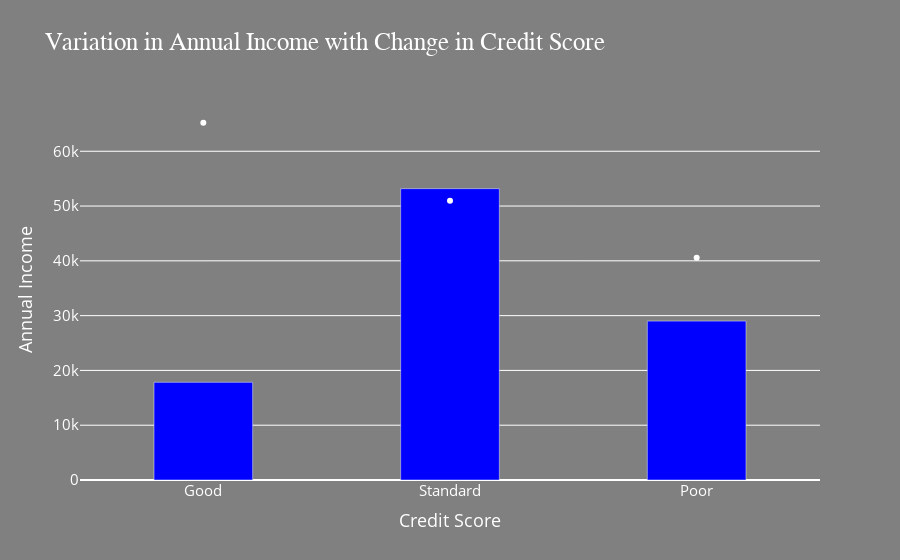

The cell this chart's notebook holds for it:
### Code cell
credit = {
    'Good' : credit_good.Annual_Income.mean(),
    'Standard' : credit_std.Annual_Income.mean(),
    'Poor' : credit_poor.Annual_Income.mean()
}

count = {
    'Good' : credit_good.Annual_Income.count(),
    'Standard' : credit_std.Annual_Income.count(),
    'Poor' : credit_poor.Annual_Income.count()
}


fig = px.bar(x=list(count.keys()), y=list(count.values()), labels={'x': 'Credit Score', 'y': 'Annual Income'}, title='Variation in Annual Income with Change in Credit Score')
fig.update_traces(marker_color='blue', width=0.4)


fig.add_trace(px.scatter(x=list(credit.keys()), y=list(credit.values()),color_discrete_sequence=['white'] ,labels={'x': 'Credit Score', 'y': 'User'}).data[0])

fig.update_xaxes(type='category')  

fig.update_layout(

    plot_bgcolor='gray', paper_bgcolor='gray',
                        title_font=dict(size=25, color='white', family="Muli, sans-serif"),
    font=dict(color='white',size=15)
)

fig.show()

### Figure 1 — Plotly figure (JSON) as saved in the notebook; plotly's stock layout.template omitted (floating-point values rounded to 4 significant figures)
{"data": [{"alignmentgroup": "True", "hovertemplate": "Credit Score=%{x}<br>Annual Income=%{y}<extra></extra>", "legendgroup": "", "marker": {"color": "blue", "pattern": {"shape": ""}}, "name": "", "offsetgroup": "", "orientation": "v", "showlegend": false, "textposition": "auto", "type": "bar", "width": 0.4, "x": ["Good", "Standard", "Poor"], "xaxis": "x", "y": [17828, 53174, 28998], "yaxis": "y"}, {"hovertemplate": "Credit Score=%{x}<br>User=%{y}<extra></extra>", "legendgroup": "", "marker": {"color": "white", "symbol": "circle"}, "mode": "markers", "name": "", "orientation": "v", "showlegend": false, "type": "scatter", "x": ["Good", "Standard", "Poor"], "xaxis": "x", "y": [65200.0, 50990.0, 40580.0], "yaxis": "y"}], "layout": {"autosize": true, "barmode": "relative", "font": {"color": "white", "size": 15}, "legend": {"tracegroupgap": 0}, "paper_bgcolor": "gray", "plot_bgcolor": "gray", "title": {"font": {"color": "white", "family": "Muli, sans-serif", "size": 25}, "text": "Variation in Annual Income with Change in Credit Score"}, "xaxis": {"anchor": "y", "autorange": true, "domain": [0, 1], "range": [-0.5, 2.5], "title": {"text": "Credit Score"}, "type": "category"}, "yaxis": {"anchor": "x", "autorange": true, "domain": [0, 1], "range": [0, 70170.0], "title": {"text": "Annual Income"}, "type": "linear"}}}
